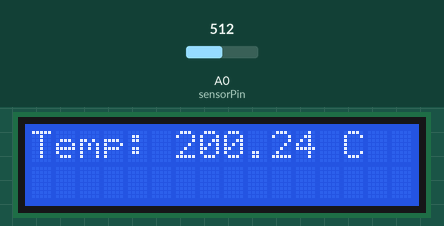
Simulated run of this sketch. Board: Arduino Uno, built with avr-gcc and run on an emulated ATmega328P. Shown: 16×2 character LCD. Inputs (shaded band) come from the test bench; at power-on: A0 (sensorPin) = 512.

Above: at 1.2 s.
1.3 s: A0 (sensorPin) set to 322
At 2.7 s:
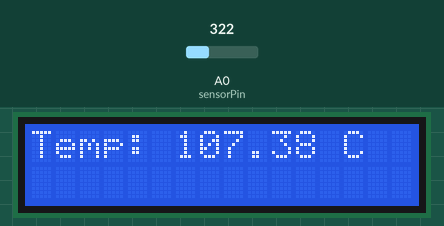
3.5 s: A0 (sensorPin) set to 289
At 4.3 s:
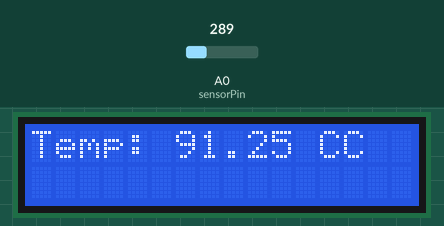
5.5 s: A0 (sensorPin) set to 134
At 7.2 s:
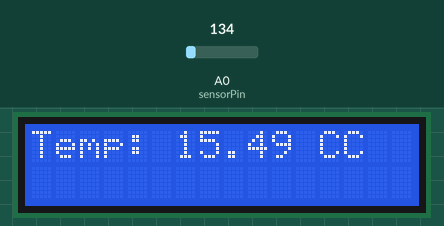
7.5 s: A0 (sensorPin) set to 117
At 9.0 s:
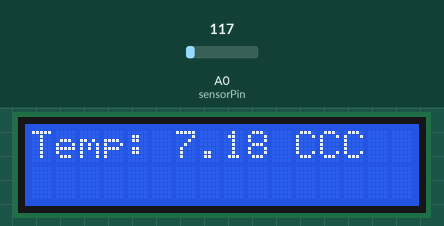
Timing chart, 0 to 10.5 s (numbered marks = the images above; inputs shaded):
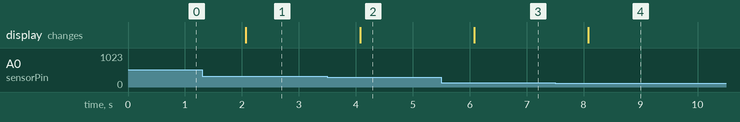

Measured:
- the behaviour switches between 307 and 306 on A0 (sensorPin) (found by bisection; images 1 and 2)
- the behaviour switches between 123 and 122 on A0 (sensorPin) (found by bisection; images 3 and 4)
- after the input at 1.3 s, the display: changes after 0.77 s (image 1)
- after the input at 3.5 s, the display: changes after 0.57 s (image 2)
- after the input at 5.5 s, the display: changes after 0.58 s (image 3)
- after the input at 7.5 s, the display: changes after 0.58 s (image 4)

The sketch:

temperature-sensor-with-lcd-code.ino
```cpp
#include <LiquidCrystal.h>

LiquidCrystal lcd(12, 11, 5, 4, 3, 2);

int sensorPin = A0;

void setup() {
  lcd.begin(16, 2);
}

void loop() {
  int reading = analogRead(sensorPin);
  float voltage = reading * (5.0 / 1023.0);
  float tempC = (voltage - 0.5) * 100;

  lcd.setCursor(0, 0);
  lcd.print("Temp: ");
  lcd.print(tempC);
  lcd.print(" C");

  delay(1000);
}
```
